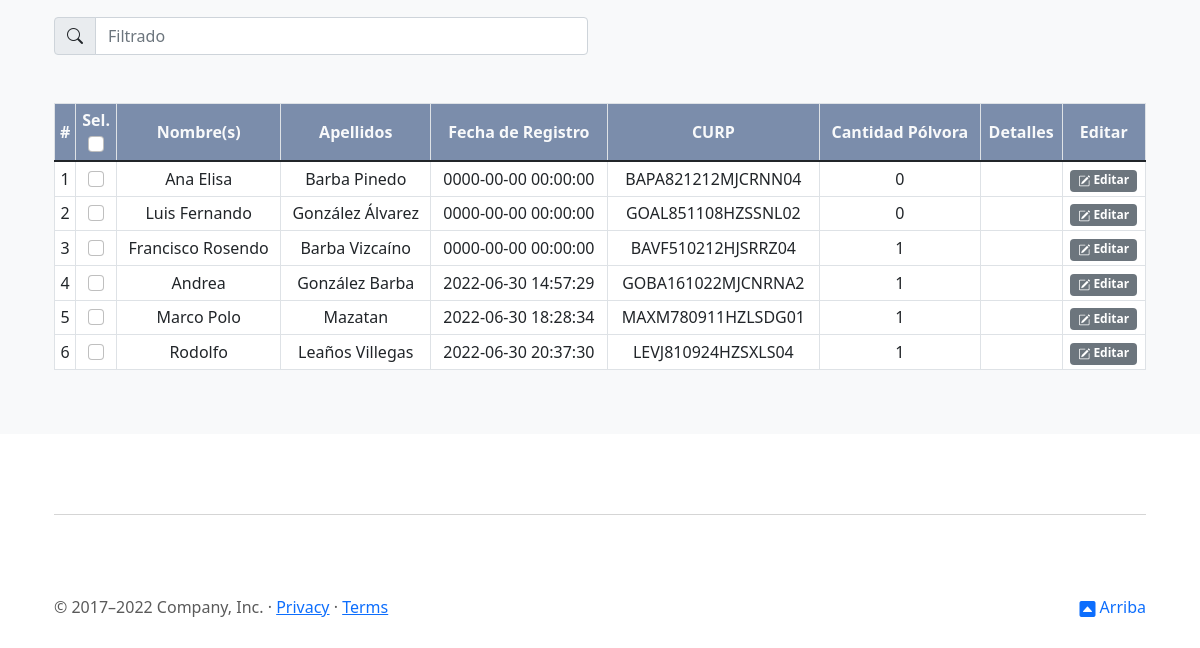
Before: /home_config.php (lower part) with the older database file.
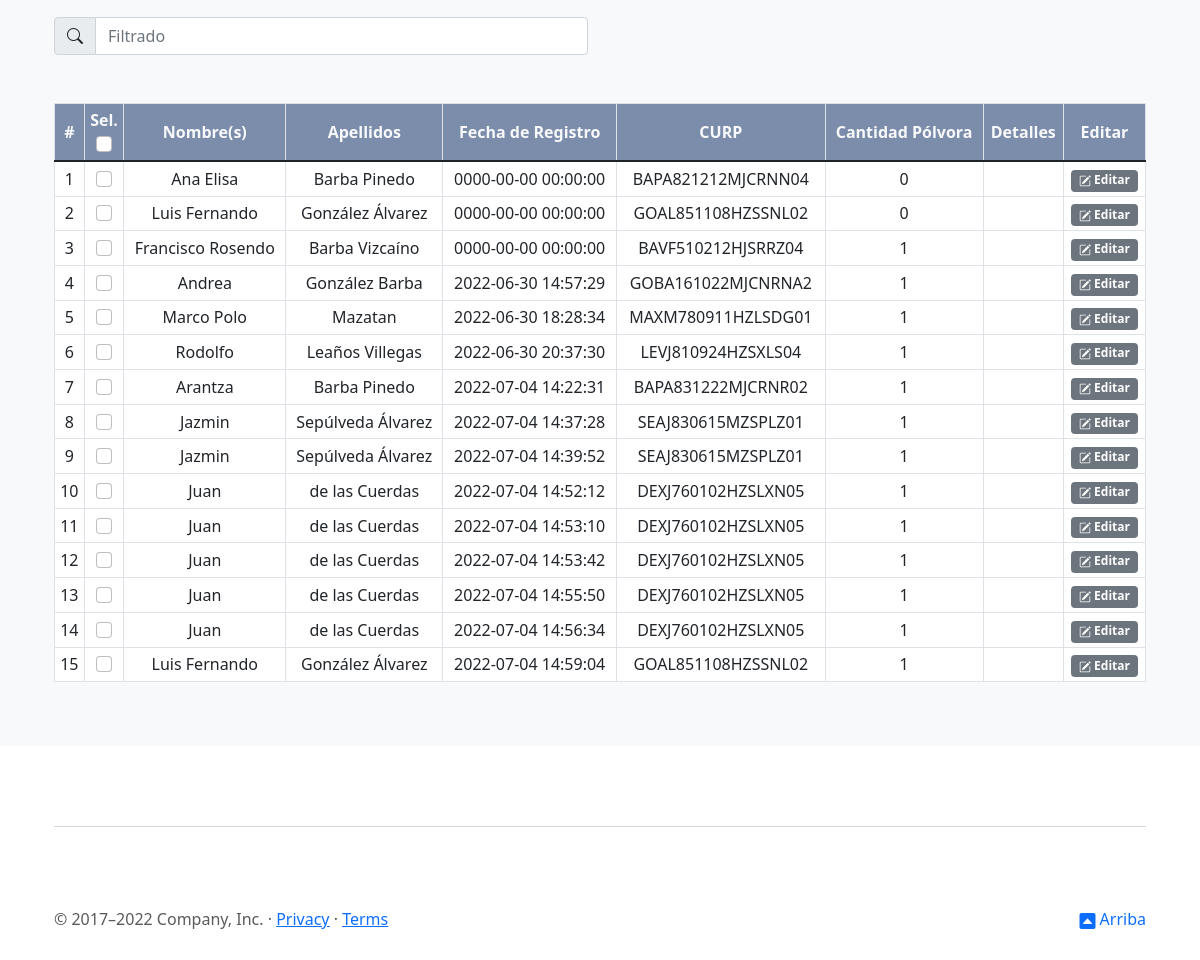
After: the same page with the newer database file.
### tables this page shows
CREATE TABLE `asistentes` (
  `id` int(11) NOT NULL,
  `nombre` varchar(50) NOT NULL,
  `apellidos` varchar(50) NOT NULL,
  `fecha_entrega` datetime NOT NULL,
  `qr` varchar(100) NOT NULL,
  `entregado` int(11) DEFAULT NULL,
  `curp` varchar(18) NOT NULL,
  `cantidad_polvora` int(11) NOT NULL,
  `detalles` varchar(100) DEFAULT NULL,
  `codigo` varchar(9) NOT NULL
);

### home_config.php (the view, shortened to what this page needs)
<!doctype html>
<html lang="en">
  <head>
    <link href="https://cdn.jsdelivr.net/npm/bootstrap@5.2.0-beta1/dist/css/bootstrap.min.css" rel="stylesheet">
    <link rel="stylesheet" href="https://cdn.jsdelivr.net/npm/bootstrap-icons@1.8.1/font/bootstrap-icons.css">
    <link href="assets/dist/css/bootstrap.min.css" rel="stylesheet">
    <link href="assets/dist/css/bootstrap.min.css" rel="stylesheet">
    <link href="carousel.css" rel="stylesheet">
  </head>
  <body>
    <main class="">
      <div class="album py-5 bg-light">
        <div class="container">
          <div class="row">
            <div class="col">
              <div class="input-group mb-4 w-100">
                <span class="input-group-text" id="basic-addon1"><i class="bi bi-search"></i></span>
                <input type="text" class="form-control" placeholder="Filtrado" aria-label="Filtrado" aria-describedby="basic-addon1" id="myInput">
              </div>
            </div>
            <div class="col">
            </div>
          </div>
          <div class="table-responsive">
            <table class="table table-hover table-bordered table-sm align-middle mt-4">
              <thead style="background-color:#7B8DAB;" class="text-light align-middle">
                <tr class="text-center">
                    <th scope="col">#</th>
                    <th scope="col">Sel. <br><input class="form-check-input" type="checkbox" value=""></th>
                    <th scope="col">Nombre(s)</th>
                    <th scope="col">Apellidos</th>
                    <th scope="col">Fecha de Registro</th>
                    <th scope="col">CURP</th>
                    <th scope="col">Cantidad Pólvora</th>
                    <th scope="col">Detalles</th>
                    <th scope="col">Editar</th>
                </tr>
              </thead>
              <tbody id="myTable">
                <?php
                  include('query.php');
                  $x = 0;
                  while ($row_sqlQuery = $resultadoQuery->fetch_assoc()) {
                    $x++;
                    echo '
                    <tr class="text-center bg-white">
                      <td>' . $x . '</td>
                      <td><input class="form-check-input" type="checkbox" value="'.$row_sqlQuery['id'].'"></td>
                      <td>' . $row_sqlQuery['nombre'] . '</td>
                      <td>' . $row_sqlQuery['apellidos'] . '</td>
                      <td>' . $row_sqlQuery['fecha_entrega'] . '</td>
                      <td>' . $row_sqlQuery['curp'] . '</td>
                      <td>' . $row_sqlQuery['cantidad_polvora'] . '</td>
                      <td>' . $row_sqlQuery['detalles'] . '</td>
                      <td><span class="badge text-bg-secondary" href="#" type="button" data-bs-toggle="modal" data-bs-target="#editar' . $row_sqlQuery['id'] . '"><i class="bi bi-pencil-square"></i> Editar</span></td>
                    <tr>';
                  }
            echo'</table>';
            ?>
          </div>
        </div>
      </div>
    </main>
  </body>
  <footer class="container">
  <hr class="featurette-divider">
    <p class="float-end"><a href="#" style="text-decoration:none"><i class="bi bi-caret-up-square-fill"></i> Arriba</a></p>
    <p>&copy; 2017–2022 Company, Inc. &middot; <a href="#">Privacy</a> &middot; <a href="#">Terms</a></p>
  </footer>
</html>

### query.php (shortened to what this page needs)
<html>
<body>
<?php
    include('prcd/qc/qc.php');
    $sqlQuery ="SELECT * FROM asistentes ORDER BY fecha_entrega ASC";
    $resultadoQuery = $conn->query($sqlQuery);
?>
</html>

### carousel.css (style rules this page uses)
body { padding-top: 3rem; padding-bottom: 3rem; color: #5a5a5a; }
.featurette-divider { margin: 5rem 0; }

### home_config.php (style rules this page uses)
.bi { vertical-align: -.125em; fill: currentColor; }

Changed rows visible on the page:
added asistentes: nombre "Arantza", apellidos "Barba Pinedo", fecha_entrega "2022-07-04 14:22:31", curp "BAPA831222MJCRNR02", cantidad_polvora "1"
added asistentes: nombre "Jazmin", apellidos "Sepúlveda Álvarez", fecha_entrega "2022-07-04 14:37:28", curp "SEAJ830615MZSPLZ01", cantidad_polvora "1"
added asistentes: nombre "Jazmin", apellidos "Sepúlveda Álvarez", fecha_entrega "2022-07-04 14:39:52", curp "SEAJ830615MZSPLZ01", cantidad_polvora "1"
added asistentes: nombre "Juan", apellidos "de las Cuerdas", fecha_entrega "2022-07-04 14:52:12", curp "DEXJ760102HZSLXN05", cantidad_polvora "1"
added asistentes: nombre "Juan", apellidos "de las Cuerdas", fecha_entrega "2022-07-04 14:53:10", curp "DEXJ760102HZSLXN05", cantidad_polvora "1"
added asistentes: nombre "Juan", apellidos "de las Cuerdas", fecha_entrega "2022-07-04 14:53:42", curp "DEXJ760102HZSLXN05", cantidad_polvora "1"
added asistentes: nombre "Juan", apellidos "de las Cuerdas", fecha_entrega "2022-07-04 14:55:50", curp "DEXJ760102HZSLXN05", cantidad_polvora "1"
added asistentes: nombre "Juan", apellidos "de las Cuerdas", fecha_entrega "2022-07-04 14:56:34", curp "DEXJ760102HZSLXN05", cantidad_polvora "1"
added asistentes: nombre "Luis Fernando", apellidos "González Álvarez", fecha_entrega "2022-07-04 14:59:04", curp "GOAL851108HZSSNL02", cantidad_polvora "1"
